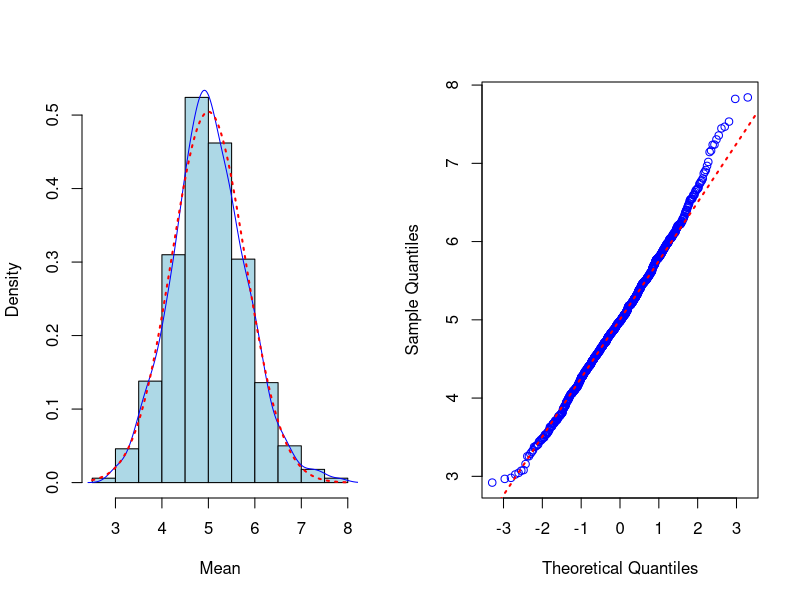
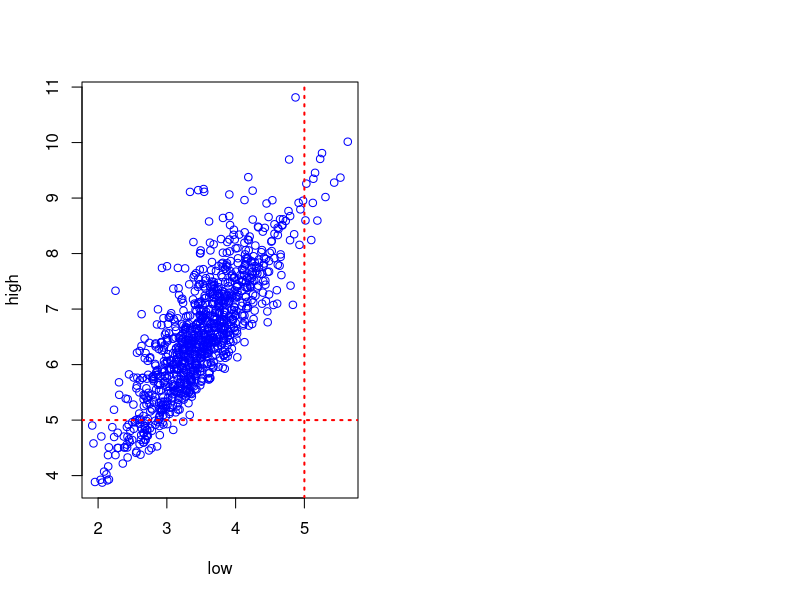
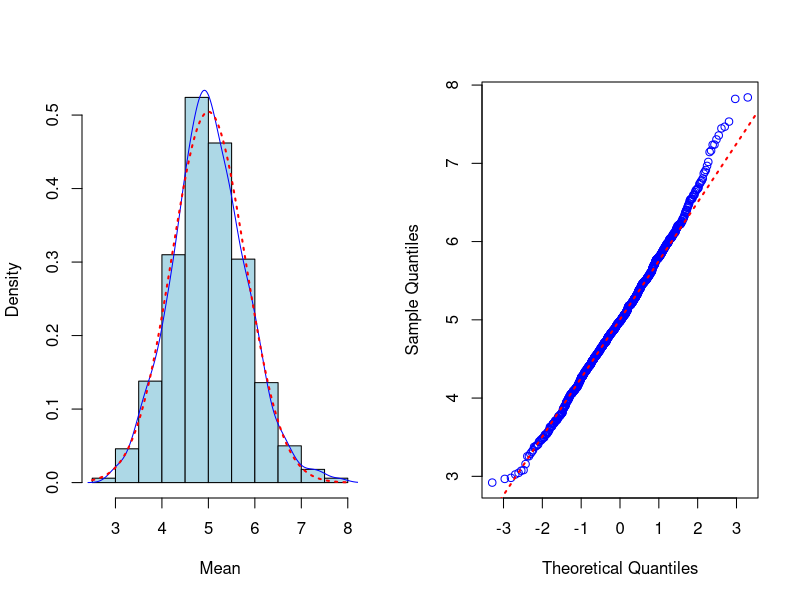
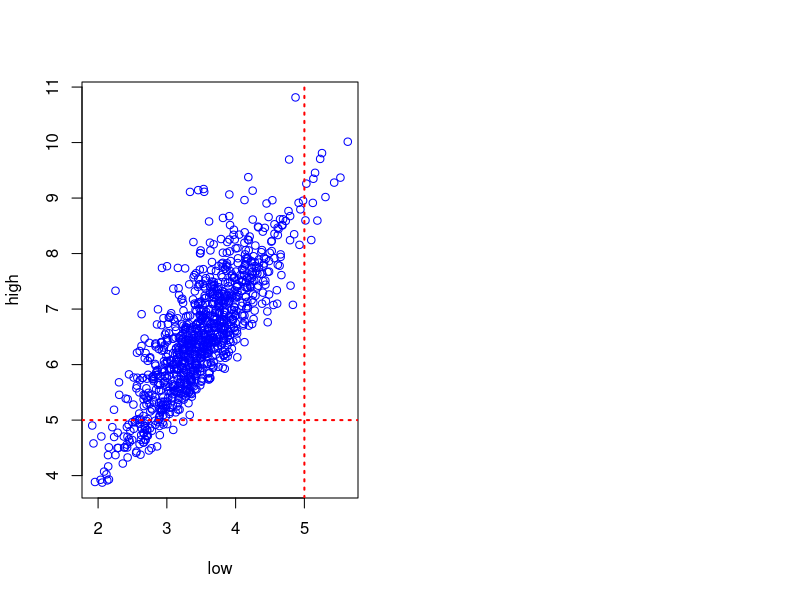

These figures' R source, in order:
## ---- chunk 1
lambda = 0.2
n = 40
nsim = 1000
tmean <- 1/lambda
tsd <- (1/lambda)/sqrt(n)
tvar <- tsd^2
set.seed(5639)
sim <- matrix(rexp(nsim*n, lambda), ncol = n) 
exp_means <- rowMeans(sim)
mean <- mean(exp_means)
sd <- sd(exp_means)
var <- var(exp_means)
## ---- chunk 2
#require(ggplot2)
par(mfrow=c(1,2))
hist(exp_means, freq = FALSE, col = "light blue", main = NULL, xlab = "Mean")
lines(density(exp_means), col = "blue")
curve(dnorm(x, tmean, tsd), col="red", lty = 3, lwd = 2, add = TRUE)
qqnorm(exp_means, main="", col = "blue")
qqline(exp_means, col="red", lty = 3, lwd = 2)
## ---- chunk 3
ci95 <- mean + c(-1,1)*qnorm(0.975)*sqrt(var)/sqrt(length(exp_means))
## ---- chunk 4
ci <- data.frame("low" = NULL,'high' = NULL)
for(i in 1:nsim){
    ci[i,"low"]<- mean(sim[i,])-1.96*sd(sim[i,])/sqrt(n)
    ci[i,"high"]<- mean(sim[i,])+1.96*sd(sim[i,])/sqrt(n)
    }

coverage <- mean(ci$low < tmean & tmean < ci$high)*100
plot(ci, col = "blue")
abline(h = tmean, col="red", lty = 3, lwd = 2)
abline(v = tmean, col="red", lty = 3, lwd = 2)
## ---- chunk 5
lambda = 0.2
n = 40
nsim = 1000
tmean <- 1/lambda
tsd <- (1/lambda)/sqrt(n)
tvar <- tsd^2

set.seed(5639)
sim <- matrix(rexp(nsim*n, lambda), ncol = n) 
exp_means <- rowMeans(sim)
mean <- mean(exp_means)
sd <- sd(exp_means)
var <- var(exp_means)

#require(ggplot2)
par(mfrow=c(1,2))
hist(exp_means, freq = FALSE, col = "light blue", main = NULL, xlab = "Mean")
lines(density(exp_means), col = "blue")
curve(dnorm(x, tmean, tsd), col="red", lty = 3, lwd = 2, add = TRUE)
qqnorm(exp_means, main="", col = "blue")
qqline(exp_means, col="red", lty = 3, lwd = 2)

ci95 <- mean + c(-1,1)*qnorm(0.975)*sqrt(var)/sqrt(length(exp_means))

ci <- data.frame("low" = NULL,'high' = NULL)
for(i in 1:nsim){
    ci[i,"low"]<- mean(sim[i,])-1.96*sd(sim[i,])/sqrt(n)
    ci[i,"high"]<- mean(sim[i,])+1.96*sd(sim[i,])/sqrt(n)
    }

coverage <- mean(ci$low < tmean & tmean < ci$high)*100
plot(ci, col = "blue")
abline(h = tmean, col="red", lty = 3, lwd = 2)
abline(v = tmean, col="red", lty = 3, lwd = 2)
